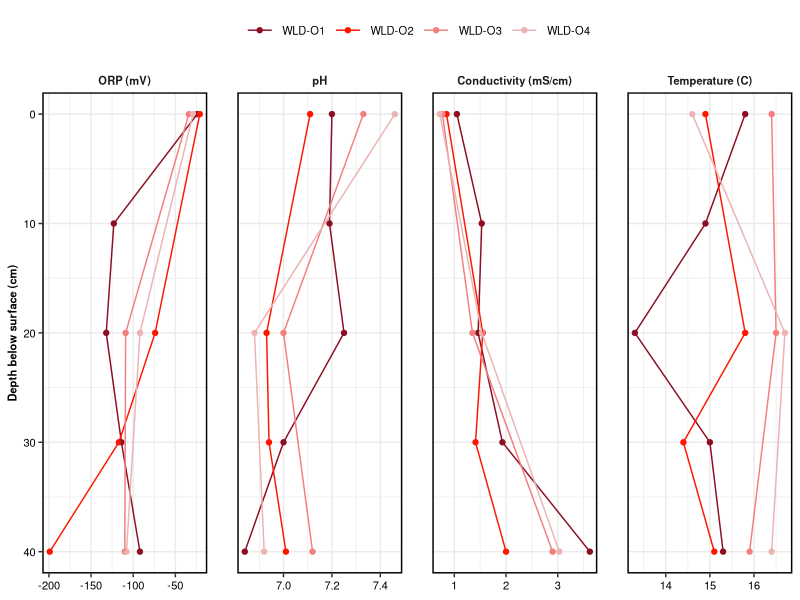
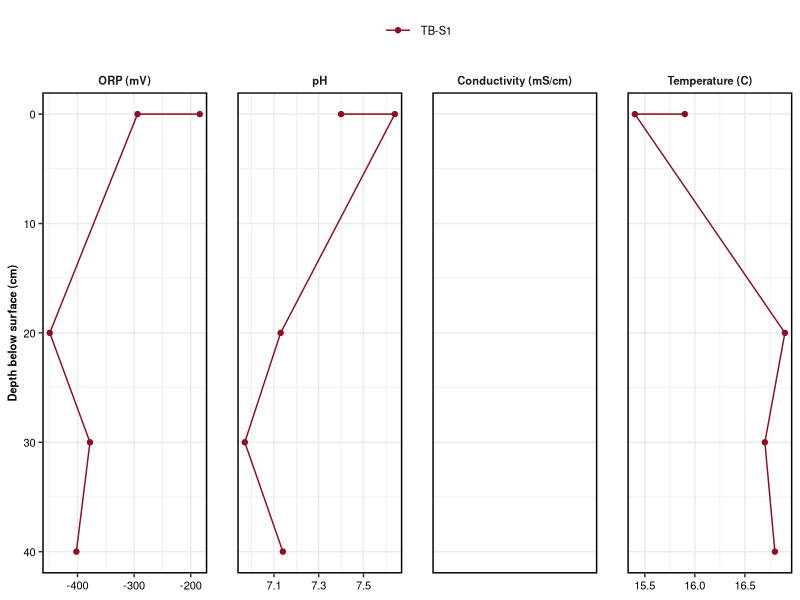
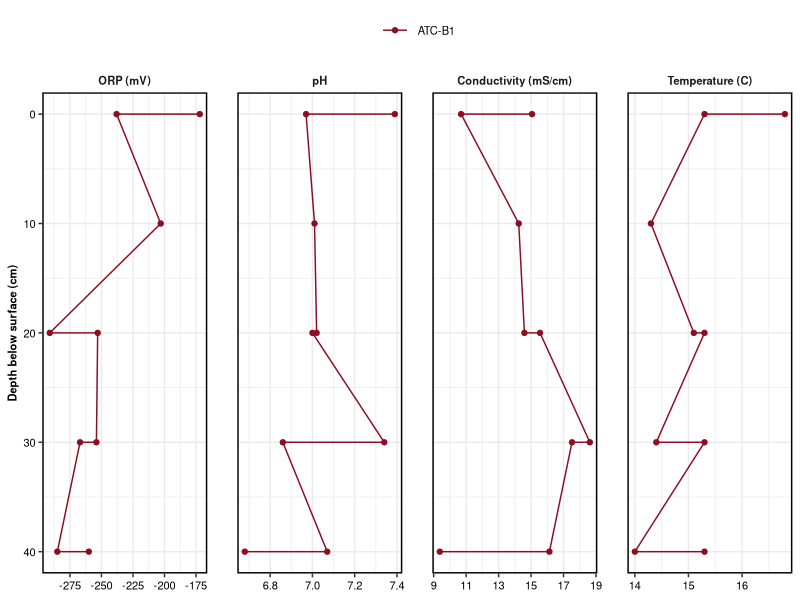
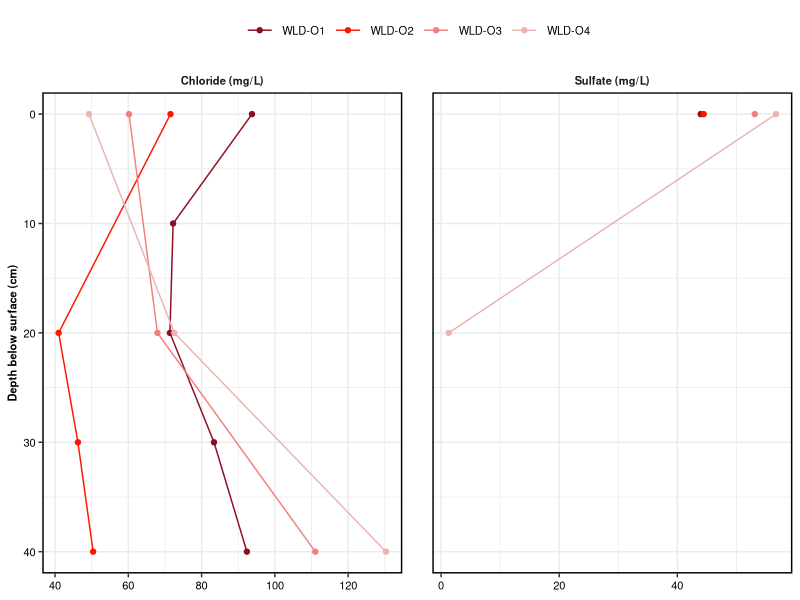
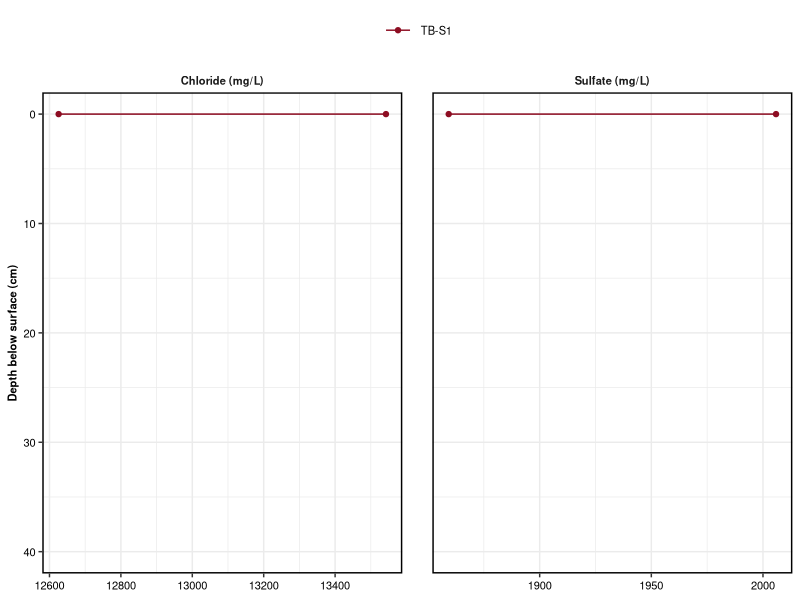
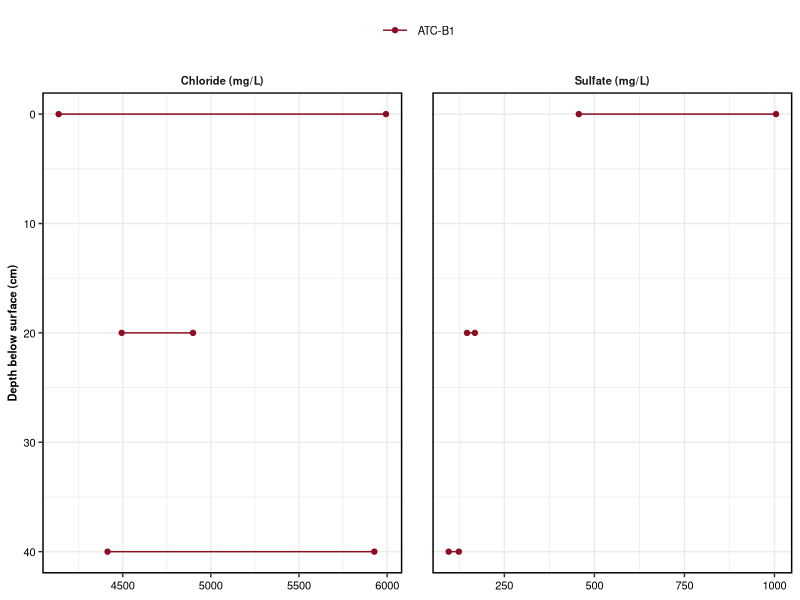

Reproduce these figures in R, in order.
#MJBERENS
#January 17 2023

#Load libraries and set directory
library(tidyverse)
setwd("~/Documents/CoBRA_redox_porechem/CoBRA2022")

#General plot formatting
theme_mb1 <- function() {  # this for all the elements common across plots
  theme_bw() %+replace%
    theme(legend.position = "top",
          legend.key=element_blank(),
          legend.title = element_blank(),
          legend.text = element_text(size = 8),
          legend.key.size = unit(1.5, 'lines'),
          panel.border = element_rect(color="black",size=1, fill = NA),
          plot.title = element_text(hjust = 0.5, size = 10),
          plot.subtitle = element_text(hjust = 0.5, size = 10, lineheight = 1.5),
          axis.text = element_text(size = 8, color = "black"),
          axis.title = element_text(size = 8, face = "bold", color = "black"),
          
          # formatting for facets
          panel.background = element_blank(),
          strip.background = element_rect(colour="white", fill="white"), #facet formatting
          panel.spacing.x = unit(1.5, "lines"), #facet spacing for x axis
          panel.spacing.y = unit(1.5, "lines"), #facet spacing for x axis
          strip.text.x = element_text(size=8, face="bold"), #facet labels
          strip.text.y = element_text(size=8, face="bold", angle = 270) #facet labels
    )
}



#List of sites, samples, and field chemistry data
sites2022 <- read.csv("CoBRA2022_Site_List.csv")
CoBRA_2022_Field_Data <- read.csv("data/CoBRA2022_Field_Data.csv") 
CoBRA2022_SubB_Anions <- read.csv("data/CoBRA2022_SubB_Anions.csv") 


#Separate sample metadata
metadata_CoBRA2022 <- CoBRA_2022_Field_Data %>%
  dplyr::select(sampleID:depth_cm)

#Combine all data
master_chemistry_CoBRA2022 <- 
  left_join(CoBRA_2022_Field_Data, CoBRA2022_SubB_Anions, by = "sampleID")

####################################

WLD_chemistry <- 
  master_chemistry_CoBRA2022 %>%
  subset(area == "WLD") %>%
  dplyr::select(sampleID, plotID, depth_cm:sulfate_ppm) %>%
  dplyr::select(-comments)

TB_chemistry <- 
  master_chemistry_CoBRA2022 %>%
  subset(area == "TB") %>%
  dplyr::select(sampleID, plotID, depth_cm:sulfate_ppm) %>%
  dplyr::select(-comments)

ATC_chemistry <- 
  master_chemistry_CoBRA2022 %>%
  subset(area == "ATC") %>%
  dplyr::select(sampleID, plotID, depth_cm:sulfate_ppm) %>%
  dplyr::select(-comments)

##############################################

#Functions for data visualization
field_chem_viz <- function(X) {X %>%
    pivot_longer(c("pH":"temp_degC"), values_to = "value", names_to = "parameter") %>%
    ggplot() +
    geom_point(aes(x=value, y=depth_cm, color=plotID)) +
    geom_path(aes(x=value, y=depth_cm, color=plotID)) +
    facet_wrap(~parameter, ncol=4,
               scales = "free_x",
               labeller = as_labeller(c(ORP_mV="ORP (mV)",
                                        pH = "pH",
                                        SC_mScm = "Conductivity (mS/cm)",
                                        temp_degC = "Temperature (C)"))) +
    scale_y_reverse() +
    labs(y = "Depth below surface (cm)", x = NULL) +
    theme_mb1() +
    scale_color_manual(values = c("#8D0D22", "#FF1600", "#F27F7E", "#EBB3B2"))
}
anions_viz <- function(X) {X %>%
    pivot_longer(c("chloride_ppm":"sulfate_ppm"), values_to = "value", names_to = "parameter") %>%
    ggplot() +
    geom_point(aes(x=value, y=depth_cm, color=plotID)) +
    geom_path(aes(x=value, y=depth_cm, color=plotID)) +
    facet_wrap(~parameter, 
               ncol=2,
               scales = "free_x",
               labeller = as_labeller(c(sulfate_ppm="Sulfate (mg/L)",
                                        chloride_ppm = "Chloride (mg/L)"))) +
    scale_y_reverse() +
    labs(y = "Depth below surface (cm)", x = NULL) +
    theme_mb1() +
    scale_color_manual(values = c("#8D0D22", "#FF1600", "#F27F7E", "#EBB3B2"))
}

################################

chemfig_WLD_2022 <- field_chem_viz(WLD_chemistry)
chemfig_TB_2022 <- field_chem_viz(TB_chemistry)
chemfig_ATC_2022 <- field_chem_viz(ATC_chemistry)

ggsave("figures/chemfig_WLD_2022.png", plot = chemfig_WLD_2022, height = 4, width = 6)
ggsave("figures/chemfig_TB_2022.png", plot = chemfig_TB_2022, height = 4, width = 6)
ggsave("figures/chemfig_ATC_2022.png", plot = chemfig_ATC_2022, height = 4, width = 6)

anionsfig_WLD_2022 <- anions_viz(WLD_chemistry)
anionsfig_TB_2022 <- anions_viz(TB_chemistry)
anionsfig_ATC_2022 <- anions_viz(ATC_chemistry)

ggsave("figures/anionsfig_WLD_2022.png", plot = anionsfig_WLD_2022, height = 4, width = 6)
ggsave("figures/anionsfig_TB_2022.png", plot = anionsfig_TB_2022, height = 4, width = 6)
ggsave("figures/anionsfig_ATC_2022.png", plot = anionsfig_ATC_2022, height = 4, width = 6)
